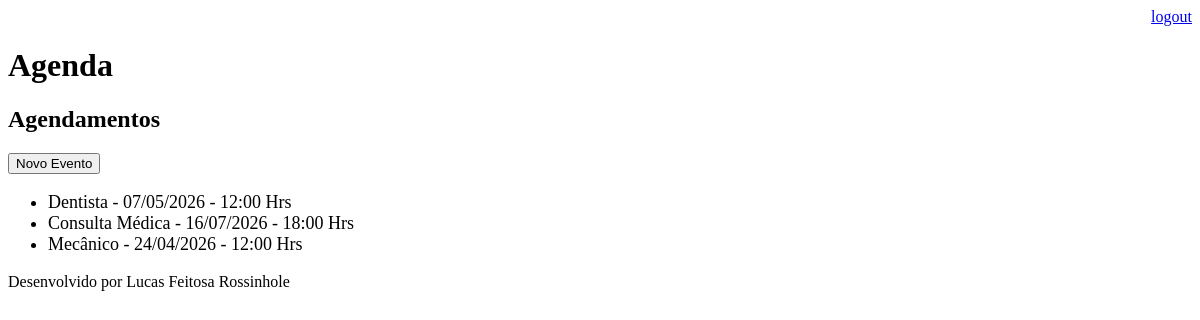
The app's page /agenda/ (signed in), older data.
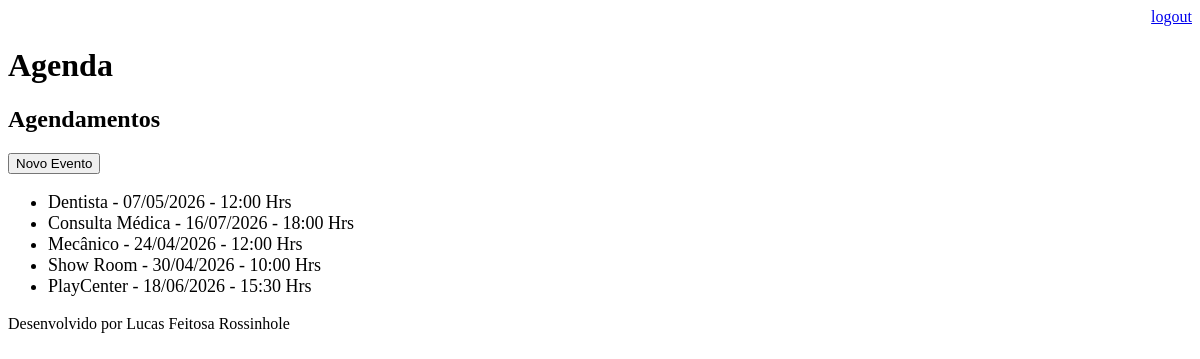
The same page, newer data.
### core/models.py (models this page shows, shortened)
class Evento(models.Model): # Aula 02
    titulo = models.CharField(max_length=100)
    descricao = models.TextField(blank=True, null=True)
    data_evento = models.DateTimeField(verbose_name='Data do Evento')
    data_criacao = models.DateTimeField(auto_now=True)
    usuario = models.ForeignKey(User, on_delete=models.CASCADE)
    class Meta:
        db_table = 'evento'
    def get_data_evento(self):
        return self.data_evento.strftime('%d/%m/%Y - %H:%M Hrs')

### core/views.py (the view)
# urls.py: path('agenda/', views.lista_eventos),
@login_required(login_url='/login/') # Aula 04: quando ele não encontrar o usuário logado, ele vai redirecionar para a página de login
def lista_eventos(request): # Aula 03: Obtendo todos os eventos do banco de dados
    usuario = request.user # Aula 03: Obtendo o usuário logado
    lista_eventos = Evento.objects.filter(usuario=usuario) # Aula 03: .filter retorna uma lista de objetos do tipo Evento filtrados pelo usuário logado
    dados = {'eventos': lista_eventos}
    return render(request, 'agenda.html', dados)

### templates/agenda.html
{% extends "model-page.html" %}
{% block content %}
<h2>Agendamentos</h2>
<a href="evento/">
    <button type="button">Novo Evento</button>
</a>
<ul style="font-size: 18px">
    {% for evento in eventos %}
    <li>{{ evento.titulo }} - {{ evento.get_data_evento }}</li>
    {% endfor %}
</ul>
{% endblock %}

Row changes from the older to the newer data that the page shows:
added Evento: titulo "Show Room", get_data_evento "30/04/2026 - 10:00 Hrs"
added Evento: titulo "PlayCenter", get_data_evento "18/06/2026 - 15:30 Hrs"
